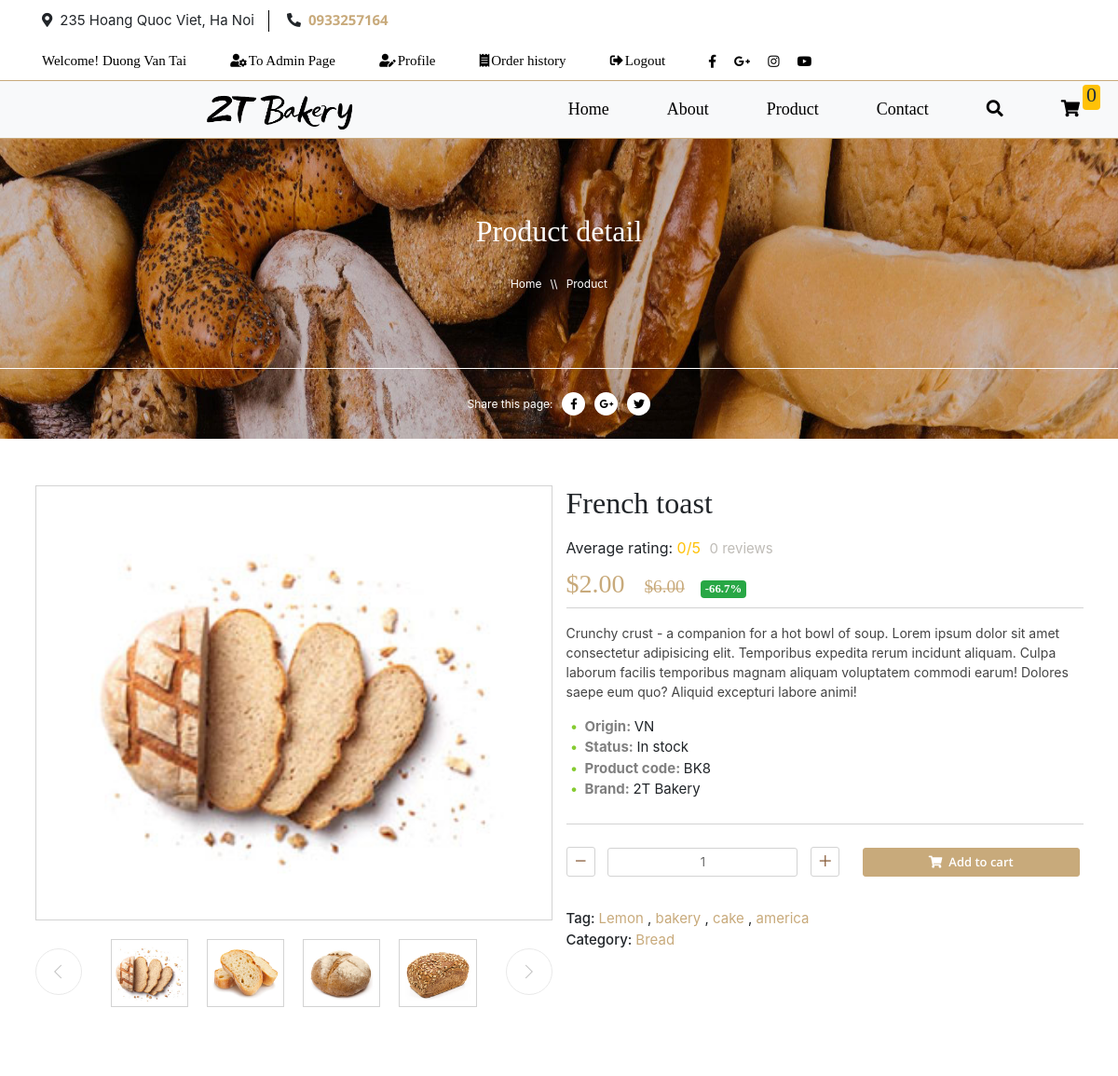
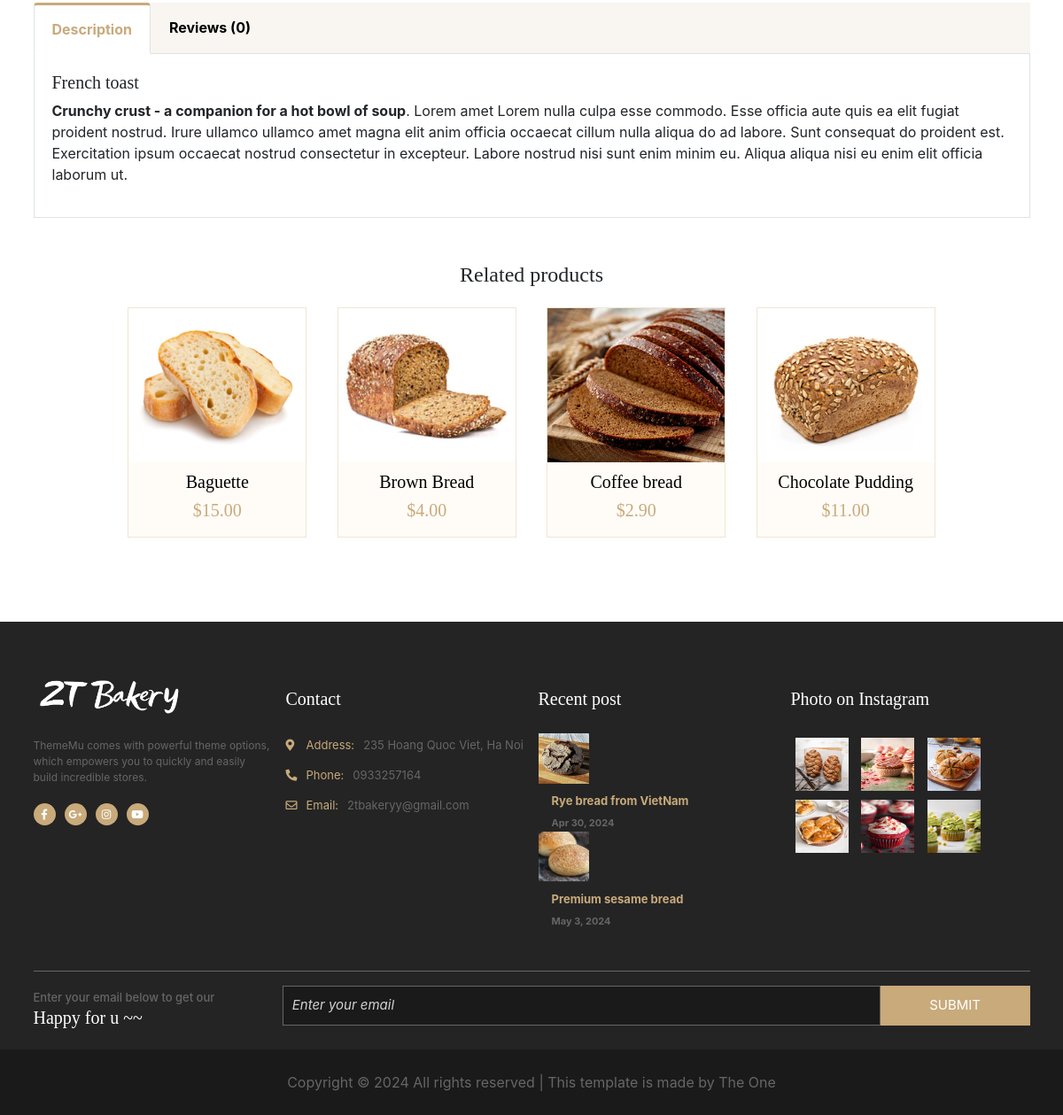
Screenshot of /?controller=product&action=productDetail&id=8 (signed in) with the database file from the repository (2 pictures, top to bottom).
### tables this page shows
CREATE TABLE `account` (
  `id` int(11) NOT NULL,
  `fname` varchar(100) NOT NULL,
  `lname` varchar(100) NOT NULL,
  `email` varchar(100) NOT NULL,
  `phone` varchar(100) NOT NULL,
  `password` varchar(100) NOT NULL,
  `remember_token` varchar(150) DEFAULT NULL,
  `province` varchar(50) NOT NULL,
  `address` varchar(255) DEFAULT NULL,
  `role` varchar(50) DEFAULT 'customer',
  `status` tinyint(1) DEFAULT 1 COMMENT '1 là ok, 0 bị khóa',
  `created_at` date DEFAULT current_timestamp(),
  `updated_at` date DEFAULT current_timestamp()
);

CREATE TABLE `product` (
  `id` int(11) NOT NULL,
  `name` varchar(200) NOT NULL,
  `image` varchar(200) NOT NULL,
  `price` float(9,3) NOT NULL,
  `sale_price` float(9,3) DEFAULT 0.000,
  `description` text DEFAULT NULL,
  `origin` varchar(100) NOT NULL,
  `quantity` int(11) NOT NULL DEFAULT 1,
  `status` tinyint(1) DEFAULT 1 COMMENT '1 là hiển thị, 0 ẩn',
  `category_id` int(11) NOT NULL,
  `created_at` date DEFAULT current_timestamp(),
  `updated_at` date DEFAULT current_timestamp()
);

CREATE TABLE `category` (
  `id` int(11) NOT NULL,
  `name` varchar(100) NOT NULL,
  `status` tinyint(1) DEFAULT 1 COMMENT '1 là hiển thị, 0 ẩn',
  `priority` tinyint(4) DEFAULT 1,
  `created_at` date DEFAULT current_timestamp(),
  `updated_at` date DEFAULT current_timestamp()
);

### Application/Views/site/product/product_detail.php (the view, shortened to what the rows shown need)
<?php view('shared.site.header', [
    'title' => 'Product Detail'
]);
?>
<section class="banner product-detail-banner">
    <div class="container-fluid banner-title">
        <div class="row">
            <div class="col-md-12">
                <h2 id="motto">Product detail</h2>
                <span>Home</span> &nbsp;<span>\\</span> &nbsp;<span>Product</span>
            </div>
        </div>
    </div>
    <div class="container-fluid banner-share">
        <div class="row">
            <span>Share this page:</span>
            <div class="banner-social">
                <a href="#"><i class="fab fa-facebook-f"></i></a>
                <a href="#"><i class="fab fa-google-plus-g"></i></a>
                <a href="#"><i class="fab fa-twitter"></i></a>
            </div>
        </div>
    </div>
</section>
<section class="product-details p-50">
    <div class="container">
        <div class="row">
            <div class="col-md-6">
                <div class="product__details__pic">
                    <div class="product-detail-big-pic">
                        <img src="./public/uploads/<?= $pro["image"] ?>" alt="">
                    </div>
                    <div id="carouselId" class="carousel slide" data-ride="carousel">
                        <div class="carousel-inner" role="listbox">
                            <div class="carousel-item active">
                                <div class="d-none d-lg-block">
                                    <div class="slide-box">
                                        <img class="product-img-item" src="./public/uploads/bread-8.jpg"
                                            alt="First slide">
                                        <img class="product-img-item" src="./public/uploads/bread-9.png"
                                            alt="First slide">
                                        <img class="product-img-item" src="./public/uploads/bread-10.png"
                                            alt="First slide">
                                        <img class="product-img-item" src="./public/uploads/bread-11.png"
                                            alt="First slide">
                                    </div>
                                </div>
                            </div>
                        </div>
                        <a class="carousel-control-prev" href="#carouselId" role="button" data-slide="prev">
                            <i class="ti ti-angle-left"></i>
                        </a>
                        <a class="carousel-control-next" href="#carouselId" role="button" data-slide="next">
                            <i class="ti ti-angle-right"></i>
                        </a>
                    </div>
                </div>
            </div>
            <div class="col-md-6">
                <div class="product__details__text">
                    <h2 style="margin-bottom: 1rem"><?= $pro["name"] ?></h2>
                    <div class="rating">
                        <span>Average rating:</span><span style="color: #ffc107">
                            <?= round($avg['rating'], 1) ?>/5</span>
                        <span id="customer-review-no"> <?= sizeof($reviews) ?> reviews</span>
                        <?php if ($pro['sale_price'] < $pro['price'] && $pro['sale_price'] > 0) : ?>
                        <h3 class="product__details__price">$<?= number_format($pro["sale_price"], 2, '.', '') ?> &nbsp;
                            <span class="strikeout"
                                style="font-size:1.2rem">$<?= number_format($pro["price"], 2, '.', '') ?></span>
                            <span style="font-size: 0.8rem"
                                class="badge badge-success">-<?= round((1 - ($pro['sale_price'] / $pro['price'])) * 100, 1) ?>%</span>
                        </h3>
                        <?php else : ?>
                        <h3 class="product__details__price">$<?= number_format($pro["price"], 2, '.', '') ?> </h3>
                        <?php endif; ?>
                    </div>
                    <p class="p-desc"><?= $pro["description"] ?>. Lorem ipsum dolor sit amet consectetur adipisicing
                        elit. Temporibus expedita rerum
                        incidunt aliquam. Culpa laborum facilis temporibus magnam aliquam voluptatem commodi earum!
                        Dolores saepe eum quo? Aliquid excepturi labore animi!</p>
                    <ul class="pro-info-list">
                        <li><span>Origin: </span><?= strtoupper($pro["origin"]) ?></li>
                        <li><span>Status: </span>In stock</li>
                        <li><span>Product code: </span> BK<?= $pro["id"] ?>
                        </li>
                        <li><span>Brand: </span>2T Bakery</li>
                    </ul>
                    <div class="product__details__button">
                        <form action="./?controller=cart&action=addQuantity&id=<?= $pro['id'] ?>" method="POST"
                            class="add-quantity-form">
                            <div class="pro-qty">
                                <div class="dec qtybtn" onclick="decrease(<?= $pro['id'] ?>)"><i
                                        class="ti ti-minus"></i></div>
                                <input type="number" value="1" id="<?= $pro['id'] ?>quantity" name="more" min="1">
                                <div class="inc qtybtn" onclick="increase(<?= $pro['id'] ?>)"><i class="ti ti-plus"></i>
                                </div>
                            </div>
                            <a class="add-to-cart-pro-detail"><button type="submit"><i class="fas fa-shopping-cart"
                                        style="font-size:13px"></i><span>Add to
                                        cart</span></button></a>
                        </form>
                    </div>
                    <div class="product__details__more">
                        <div class="tag"> <span class="more-title">Tag: </span>
                            <ul>
                                <li><a href="#">Lemon</a><span> ,</span></li>
                                <li><a href="#">bakery</a><span> ,</span></li>
                                <li><a href="#">cake</a><span> ,</span></li>
                                <li><a href="#">america</a></li>
                            </ul>
                        </div>
                        <div class="category"> <span class="more-title">Category: </span>
                            <ul>
                                <li><a href="#"><?= $cat['name'] ?></a></li>
                            </ul>
                        </div>
                    </div>
                </div>
            </div>
            <div class="col-lg-12">
                <div class="product__details__tab p-50">
                    <ul class="nav nav-tabs" role="tablist">
                        <li class="nav-item">
                            <a class="nav-link  active desc-tab" id="desc-tab" data-toggle="tab" href="#tabs-1"
                                role="tab"
                                onclick="document.getElementById('rev-tab').classList.remove('active');this.classList.add('active') ;document.getElementById('tabs-1').classList.add('active');document.getElementById('tabs-2').classList.remove('active')">Description</a>
                        </li>
                        <li class="nav-item">
                            <a class="nav-link rev-tab" id="rev-tab" data-toggle="tab" href="#tabs-2" role="tab"
                                onclick="document.getElementById('desc-tab').classList.remove('active');this.classList.add('active');document.getElementById('tabs-1').classList.remove('active');document.getElementById('tabs-2').classList.add('active')">
                                Reviews (<?= sizeof($reviews) ?>)</a>
                        </li>
                    </ul>
                    <div class="tab-content">
                        <div class="tab-pane  active" id="tabs-1" role="tabpanel">
                            <h5><?= $pro["name"] ?></h5>
                            <p><b><?= $pro["description"] ?></b>. Lorem amet Lorem nulla culpa esse commodo. Esse
                                officia aute quis ea elit
                                fugiat proident nostrud. Irure ullamco ullamco amet magna elit anim officia occaecat
                                cillum nulla aliqua do ad labore. Sunt consequat do proident est. Exercitation ipsum
                                occaecat nostrud consectetur in excepteur. Labore nostrud nisi sunt enim minim eu.
                                Aliqua aliqua nisi eu enim elit officia laborum ut.</p>
                        </div>
                    </div>
                </div>
            </div>
        </div>
        <div class="row">
            <div class="col-lg-12  ">
                <div class="related__title text-center">
                    <h4>Related products</h4>
                </div>
                <div class="content-block">
                    <ul id='pro-list'>
                        <?php foreach ($pro_same_cat as $pro) : ?>
                        <li>
                            <a href="./?controller=product&action=productDetail&id=<?= $pro['id'] ?>">
                                <div class="pro-block">
                                    <div class="pro-img"><img src="./public/uploads/<?= $pro["image"] ?>">
                                    </div>
                                    <div class="pro-info">
                                        <h5><?= $pro["name"] ?></h5>
                                        <h5>$<?= number_format($pro['sale_price'] > 0 ? $pro['sale_price'] : $pro['price'], 2, '.', '') ?>
                                        </h5>
                                    </div>
                                </div>
                            </a>
                        </li>
                        <?php endforeach; ?>
                    </ul>
                </div>
            </div>
        </div>
    </div>
</section>

### Application/Views/shared/site/login.php (shortened to what the rows shown need)
<?php
if (!empty($_SESSION['user'])) {
    $user_session = $_SESSION['user']; ?>
    <span class='welcome'>Welcome! <?= $user_session['fname'] ?? '' ?> <?= $user_session['lname'] ?? '' ?></span>
    <?php if ($user_session['role'] == 'admin') : ?>
        <a href='?module=admin&controller=customer&controller=dashboard'>
            <button class='login-modal' style='width:auto'><i class="fas fa-user-cog" style='font-size: 14px'></i>To Admin Page</button>
        </a>
    <?php endif; ?>
    <a href='?controller=customer&action=viewProfile'>
        <button class='login-modal' style='width:auto'><i class='fas fa-user-edit' style='font-size: 14px'></i>Profile</button>
    </a>
    <a href='?controller=customer&action=listOrders'>
        <button class='login-modal' style='width:auto'><i class='fas fa-receipt' style='font-size: 14px'></i>Order
            history</button>
    </a>
    <a href='?controller=verify&action=logout'>
        <button class='login-modal' style='width:auto'><i class='fas fa-sign-out-alt' style='font-size: 14px'></i>Logout</button>
    </a>
<?php } else { ?>
    <button class='login-modal' onclick="document.getElementById('id01').style.display='block'" style='width:auto'><i class='fas fa-sign-in-alt' style='font-size: 14px'></i>Login</button>
<?php } ?>

### rows the page displays
account: fname "Duong Van", lname "Tai"
product: image (picture), name "French toast", sale_price "2.00", price "6.00", (1 - ($pro['sale_price'] / $pro['price'])) * 100 "66.7", description "Crunchy crust - a companion for a hot bowl of soup", origin "VN", id "8"
category: name "Bread"
product: image (picture), name "Baguette", sale_price "15.00"
product: image (picture), name "Brown Bread", sale_price "4.00"
product: image (picture), name "Coffee bread", sale_price "2.90"
product: image (picture), name "Chocolate Pudding", sale_price "11.00"

### other values shown
$_SESSION['total_quantity'] "0"
$avg['rating'] "0"
sizeof($reviews) "0"
